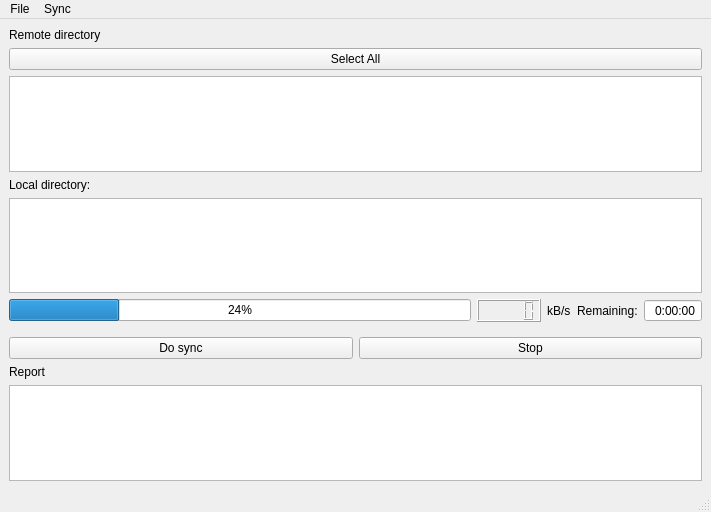
<?xml version="1.0" encoding="UTF-8"?>
<ui version="4.0">
 <class>mainWindow</class>
 <widget class="QMainWindow" name="mainWindow">
  <property name="geometry">
   <rect>
    <x>0</x>
    <y>0</y>
    <width>711</width>
    <height>512</height>
   </rect>
  </property>
  <property name="windowTitle">
   <string>MageiaSync</string>
  </property>
  <widget class="QWidget" name="centralwidget">
   <layout class="QVBoxLayout" name="verticalLayout">
    <item>
     <widget class="QLabel" name="remoteDirLabel">
      <property name="locale">
       <locale language="English" country="UnitedStates"/>
      </property>
      <property name="text">
       <string>Remote directory</string>
      </property>
     </widget>
    </item>
    <item>
     <widget class="QPushButton" name="selectAll">
      <property name="locale">
       <locale language="English" country="UnitedStates"/>
      </property>
      <property name="text">
       <string>Select All</string>
      </property>
     </widget>
    </item>
    <item>
     <widget class="QListWidget" name="listIsos">
      <property name="alternatingRowColors">
       <bool>true</bool>
      </property>
      <property name="selectionMode">
       <enum>QAbstractItemView::MultiSelection</enum>
      </property>
      <property name="modelColumn">
       <number>0</number>
      </property>
     </widget>
    </item>
    <item>
     <widget class="QLabel" name="localDirLabel">
      <property name="locale">
       <locale language="English" country="UnitedStates"/>
      </property>
      <property name="text">
       <string>Local directory:</string>
      </property>
     </widget>
    </item>
    <item>
     <widget class="QTableView" name="localList">
      <property name="locale">
       <locale language="English" country="UnitedStates"/>
      </property>
      <property name="editTriggers">
       <set>QAbstractItemView::NoEditTriggers</set>
      </property>
      <property name="alternatingRowColors">
       <bool>true</bool>
      </property>
      <property name="selectionMode">
       <enum>QAbstractItemView::MultiSelection</enum>
      </property>
      <property name="selectionBehavior">
       <enum>QAbstractItemView::SelectRows</enum>
      </property>
      <property name="gridStyle">
       <enum>Qt::DotLine</enum>
      </property>
      <attribute name="verticalHeaderVisible">
       <bool>false</bool>
      </attribute>
     </widget>
    </item>
    <item>
     <layout class="QHBoxLayout" name="horizontalLayout_2">
      <property name="bottomMargin">
       <number>9</number>
      </property>
      <item>
       <widget class="QProgressBar" name="IprogressBar">
        <property name="enabled">
         <bool>true</bool>
        </property>
        <property name="locale">
         <locale language="English" country="UnitedStates"/>
        </property>
        <property name="value">
         <number>24</number>
        </property>
       </widget>
      </item>
      <item>
       <widget class="QLCDNumber" name="speedLCD"/>
      </item>
      <item>
       <widget class="QLabel" name="label_2">
        <property name="text">
         <string>kB/s</string>
        </property>
       </widget>
      </item>
      <item>
       <widget class="QLabel" name="label_3">
        <property name="locale">
         <locale language="English" country="UnitedStates"/>
        </property>
        <property name="text">
         <string>Remaining:</string>
        </property>
       </widget>
      </item>
      <item>
       <widget class="QTimeEdit" name="timeRemaining">
        <property name="locale">
         <locale language="English" country="UnitedStates"/>
        </property>
        <property name="alignment">
         <set>Qt::AlignRight|Qt::AlignTrailing|Qt::AlignVCenter</set>
        </property>
        <property name="readOnly">
         <bool>true</bool>
        </property>
        <property name="buttonSymbols">
         <enum>QAbstractSpinBox::NoButtons</enum>
        </property>
        <property name="displayFormat">
         <string>H:mm:ss</string>
        </property>
       </widget>
      </item>
     </layout>
    </item>
    <item>
     <layout class="QHBoxLayout" name="horizontalLayout">
      <item>
       <widget class="QPushButton" name="syncGo">
        <property name="locale">
         <locale language="English" country="UnitedStates"/>
        </property>
        <property name="text">
         <string>Do sync</string>
        </property>
       </widget>
      </item>
      <item>
       <widget class="QPushButton" name="stop">
        <property name="locale">
         <locale language="English" country="UnitedStates"/>
        </property>
        <property name="text">
         <string>Stop</string>
        </property>
       </widget>
      </item>
     </layout>
    </item>
    <item>
     <widget class="QLabel" name="label">
      <property name="text">
       <string>Report</string>
      </property>
     </widget>
    </item>
    <item>
     <widget class="QTextEdit" name="lvText">
      <property name="readOnly">
       <bool>true</bool>
      </property>
     </widget>
    </item>
   </layout>
  </widget>
  <widget class="QMenuBar" name="menubar">
   <property name="geometry">
    <rect>
     <x>0</x>
     <y>0</y>
     <width>711</width>
     <height>19</height>
    </rect>
   </property>
   <widget class="QMenu" name="menuFile">
    <property name="locale">
     <locale language="English" country="UnitedStates"/>
    </property>
    <property name="title">
     <string>File</string>
    </property>
    <addaction name="actionUpdate"/>
    <addaction name="actionPreferences"/>
    <addaction name="actionQuit"/>
   </widget>
   <widget class="QMenu" name="menuSync">
    <property name="title">
     <string>Sync</string>
    </property>
    <addaction name="actionRename"/>
   </widget>
   <addaction name="menuFile"/>
   <addaction name="menuSync"/>
  </widget>
  <widget class="QStatusBar" name="statusbar"/>
  <action name="actionUpdate">
   <property name="text">
    <string>Update list</string>
   </property>
  </action>
  <action name="actionQuit">
   <property name="text">
    <string>Quit</string>
   </property>
  </action>
  <action name="actionPreferences">
   <property name="text">
    <string>Preferences</string>
   </property>
  </action>
  <action name="actionRename">
   <property name="text">
    <string>Rename archives</string>
   </property>
  </action>
 </widget>
 <tabstops>
  <tabstop>syncGo</tabstop>
  <tabstop>listIsos</tabstop>
  <tabstop>stop</tabstop>
 </tabstops>
 <resources/>
 <connections/>
</ui>
